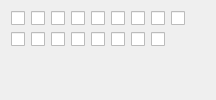
          <widget class="QWidget" name="MultipartPage6" >
           <attribute name="label" >
            <string>Page 6</string>
           </attribute>
           <layout class="QGridLayout" >
            <item row="0" column="0" >
             <widget class="qxgeditCheck" name="MultipartPBCheck" />
            </item>
            <item row="0" column="1" >
             <widget class="qxgeditCheck" name="MultipartCATCheck" />
            </item>
            <item row="0" column="2" >
             <widget class="qxgeditCheck" name="MultipartPCCheck" />
            </item>
            <item row="0" column="3" >
             <widget class="qxgeditCheck" name="MultipartCCCheck" />
            </item>
            <item row="0" column="4" >
             <widget class="qxgeditCheck" name="MultipartPATCheck" />
            </item>
            <item row="0" column="5" >
             <widget class="qxgeditCheck" name="MultipartNoteCheck" />
            </item>
            <item row="0" column="6" >
             <widget class="qxgeditCheck" name="MultipartRPNCheck" />
            </item>
            <item row="0" column="7" >
             <widget class="qxgeditCheck" name="MultipartNRPNCheck" />
            </item>
            <item row="0" column="8" >
             <widget class="qxgeditCheck" name="MultipartModCheck" />
            </item>
            <item row="0" column="9" rowspan="2" >
             <spacer>
              <property name="orientation" >
               <enum>Qt::Horizontal</enum>
              </property>
              <property name="sizeHint" >
               <size>
                <width>20</width>
                <height>20</height>
               </size>
              </property>
             </spacer>
            </item>
            <item row="1" column="0" >
             <widget class="qxgeditCheck" name="MultipartVolCheck" />
            </item>
            <item row="1" column="1" >
             <widget class="qxgeditCheck" name="MultipartPanCheck" />
            </item>
            <item row="1" column="2" >
             <widget class="qxgeditCheck" name="MultipartExprCheck" />
            </item>
            <item row="1" column="3" >
             <widget class="qxgeditCheck" name="MultipartHold1Check" />
            </item>
            <item row="1" column="4" >
             <widget class="qxgeditCheck" name="MultipartPortaCheck" />
            </item>
            <item row="1" column="5" >
             <widget class="qxgeditCheck" name="MultipartSostCheck" />
            </item>
            <item row="1" column="6" >
             <widget class="qxgeditCheck" name="MultipartPedalCheck" />
            </item>
            <item row="1" column="7" >
             <widget class="qxgeditCheck" name="MultipartBankCheck" />
            </item>
            <item row="2" column="0" colspan="9" >
             <spacer>
              <property name="orientation" >
               <enum>Qt::Vertical</enum>
              </property>
              <property name="sizeHint" >
               <size>
                <width>20</width>
                <height>20</height>
               </size>
              </property>
             </spacer>
            </item>
           </layout>
          </widget>
